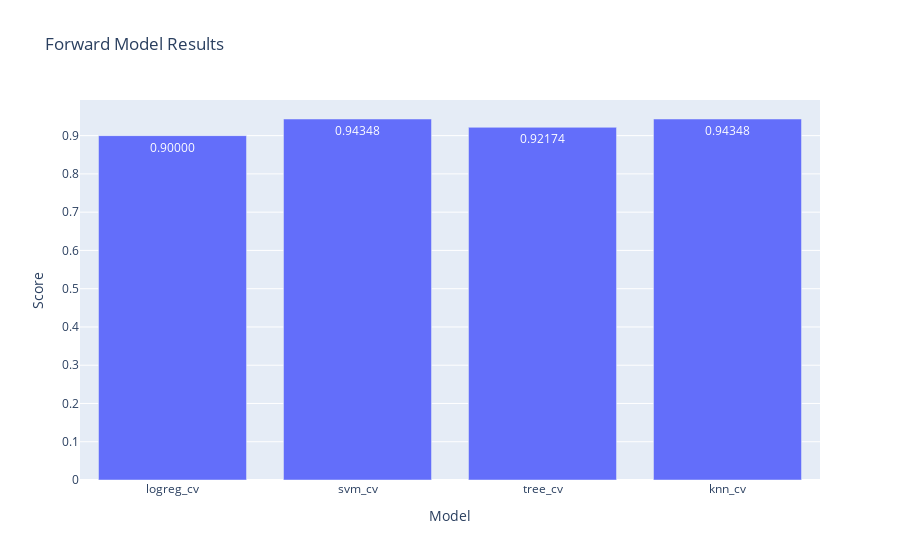

Here is the notebook cell this chart was saved with:
### Code cell
model_by_position('Forward')

### Figure 1 — Plotly figure (JSON) as saved in the notebook; plotly's stock layout.template omitted (floating-point values rounded to 4 significant figures)
{"data": [{"alignmentgroup": "True", "hovertemplate": "Model=%{x}<br>Score=%{y}<extra></extra>", "legendgroup": "", "marker": {"color": "#636efa", "pattern": {"shape": ""}}, "name": "", "offsetgroup": "", "orientation": "v", "showlegend": false, "textposition": "auto", "texttemplate": "%{y:.5f}", "type": "bar", "x": ["logreg_cv", "svm_cv", "tree_cv", "knn_cv"], "xaxis": "x", "y": [0.9, 0.9435, 0.9217, 0.9435], "yaxis": "y"}], "layout": {"barmode": "relative", "legend": {"tracegroupgap": 0}, "title": {"text": "Forward Model Results"}, "xaxis": {"anchor": "y", "domain": [0, 1], "title": {"text": "Model"}}, "yaxis": {"anchor": "x", "domain": [0, 1], "title": {"text": "Score"}}}}
